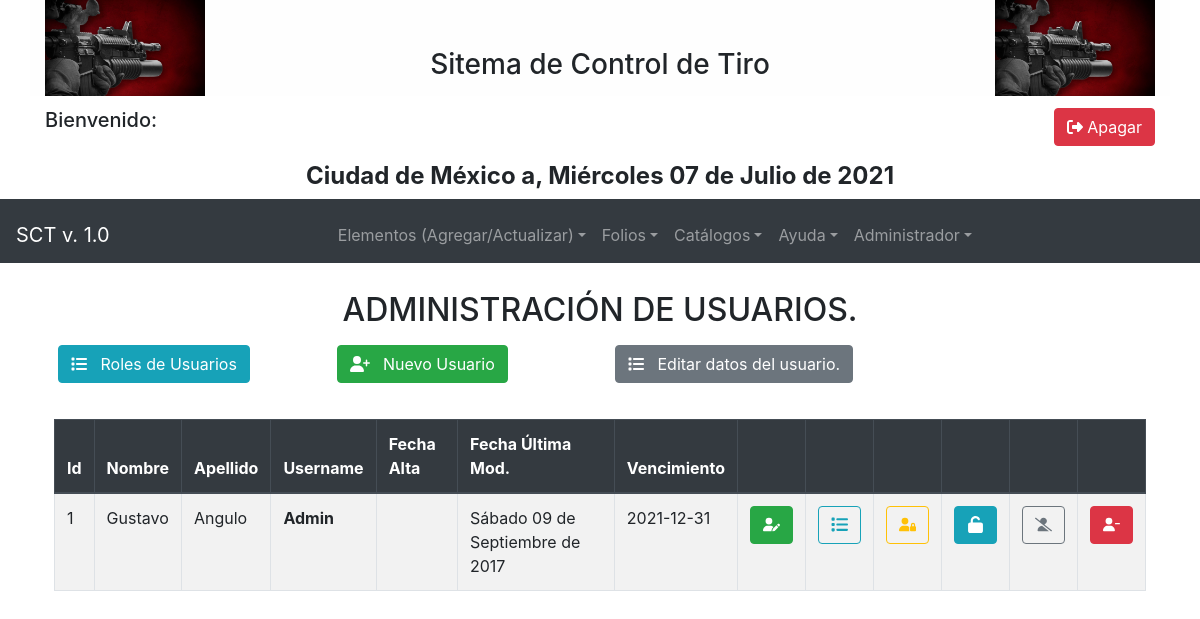
The page /users.php on the database its author committed.
### tables this page shows
CREATE TABLE IF NOT EXISTS `usuarios` (
  `id` int NOT NULL AUTO_INCREMENT,
  `nombre` varchar(30) NOT NULL,
  `apellido` varchar(30) NOT NULL,
  `username` varchar(30) NOT NULL,
  `idcatrol` int NOT NULL,
  `useractivado` int NOT NULL,
  `password` varchar(250) NOT NULL,
  `sesionactiva` int NOT NULL,
  `fechaalta` varchar(150) NOT NULL,
  `fechaultimamod` varchar(150) NOT NULL,
  `dfechavencimiento` date DEFAULT NULL,
  PRIMARY KEY (`id`),
  KEY `idcatrol` (`idcatrol`)
);

### conexion.php (called while the page is built, shortened)
<?php
    class Connectsisanti {
        public function __construct(){
            try{
            $this->conexionBBDD = new PDO("mysql:host=".DB_SERVER.";dbname=".DB_NOMBRE,DB_USUARIO,DB_PASS);
            $this->conexionBBDD->setAttribute(PDO::ATTR_ERRMODE, PDO::ERRMODE_EXCEPTION);
            $this->conexionBBDD->exec(DB_CHARSET);
            return $this->conexionBBDD;
            }catch (Exception $e){
                echo "<script> alert('ERROR EN LA CONEXION DE LA BASE DE DATOS\n VERIFIQUE CON EL ADMINISTRADOR');</script>";
            }
        }
    }
?>

### sqlmetodos.php (called while the page is built, shortened)
<?php
  require 'conexion.php';
    class Consultainfo extends Connectsisanti{
        public function get_informacion($sql){
            try{
                $query = $this->conexionBBDD->prepare($sql);
                $query->execute(array());
                $resultado = $query->fetchAll(PDO::FETCH_ASSOC);
                return $resultado;
                $this->conexionBBDD = null;
            }catch (Exception $e){
                die("Error con la Conexi&oacute;n de la BBDD de FUERZA DE TAREA".$e);
            }
        }
    }
?>

### users.php (the view, shortened to what this page needs)
<?php
include ("menu.php");
include ("heather-and-footer.php");
include ("sqlmetodos.php");
?>
<!DOCTYPE html>
<html lang="es">
	<body>
<?php
	$list_usuarios = new Consultainfo();
	$usuarios = $list_usuarios->get_informacion("select * from usuarios");
?>
<div class="container p-4">
	<div class="row p-1">
		<div class="col-md-12">
			<h2 class="text-center">ADMINISTRACI&Oacute;N DE USUARIOS.</h2>
		</div>
    </div>
    <div class="row p-1">
        <div class="col-md-3">
            <div class="form-group">
	            <button id="nuevorol" class="btn btn-info" onclick="verRoles()" data-toggle="tooltip" data-placement="bottom" title="Agregar">
		            <i class="fas fa-list"></i> &nbsp; Roles de Usuarios
                </button>
            </div>
        </div>
        <div class="col-md-3">
            <div class="form-group">
	            <button id="nuevousr" class="btn btn-success" onclick="newUser()" data-toggle="tooltip" data-placement="bottom" title="Operaciones">
		            <i class="fas fa-user-plus"></i> &nbsp; Nuevo Usuario
                </button>
            </div>
        </div>
        <div class="col-md-6">
			<div class="form-group">
	            <button id="nuevorol" class="btn btn-secondary" onclick="editUsuario()" data-toggle="tooltip" data-placement="bottom" title="Agregar">
		            <i class="fas fa-list"></i> &nbsp; Editar datos del usuario.
                </button>
            </div>
        </div>
    </div>
	<div class="row pt-3">
		<div class="col-md-12">
			<table id="tableUsuarios" class="table table-striped table-hover table-bordered">
				<thead class="thead-dark">
					<th>Id</th>
					<th>Nombre</th>
					<th>Apellido</th>
					<th>Username</th>
                    <th>Fecha Alta</th>
                    <th>Fecha &Uacute;ltima Mod.</th>
                    <th>Vencimiento</th>
                    <th></th>
                    <th></th>
                    <th></th>
                    <th></th>
					<th></th>
					<th></th>
				</thead>
				<tbody>
				<?php
					foreach($usuarios as $detusuarios):
				?>
					<tr>
						<td><?php echo $detusuarios["id"]; ?></td>
						<td><?php echo $detusuarios["nombre"]; ?></td>
                        <td><?php echo $detusuarios["apellido"]; ?></td>
                        <td><strong><?php echo $detusuarios["username"]; ?></strong></td>
                        <td><?php echo $detusuarios["fechaalta"]; ?></td>
                        <td><?php echo $detusuarios["fechaultimamod"]; ?></td>
                        <td><?php echo $detusuarios["dfechavencimiento"]; ?></td>
						<td>
							<div class="text-center">
                                <div class="form-group">
								    <button type="button" class="btn btn-success" id="consultaUsuario"
									    data-toggle="tooltip" data-placement="bottom" title="Actualizar" onclick="verRoles()">
									    <i class="fas fa-user-edit" style="width: 17px; height:17px;"></i>
								    </button>
                                </div>
							</div>
						</td>
						<td>
							<div class="text-center">
                                <div class="form-group">
								    <button type="button" class="btn btn-outline-info"
									    data-toggle="tooltip" data-placement="bottom" title="Roles de Usuario" onclick="consultaUsuario()">
									    <i class="fas fa-list" style="width: 17px; height:17px;"></i>
								    </button>
                                </div>
							</div>
                        </td>
                        <td>
							<div class="text-center">
                                <div class="form-group">
								    <button type="button" class="btn btn-outline-warning"
									    data-toggle="tooltip" data-placement="bottom" title="Reestablecer Password" onclick="consultaUsuario()">
									    <i class="fas fa-user-lock" style="width: 17px; height:17px;"></i>
								    </button>
                                </div>
							</div>
                        </td>
                        <td>
							<div class="text-center">
                                <div class="form-group">
								    <button type="button" class="btn btn-info"
									    data-toggle="tooltip" data-placement="bottom" title="Desbloquear Usuario" onclick="consultaGrado(<?php echo $detusuarios['id']; ?>)">
									    <i class="fas fa-unlock" style="width: 17px; height:17px;"></i>
								    </button>
                                </div>
							</div>
                        </td>
                        <td>
							<div class="text-center">
                                <div class="form-group">
								    <button type="button" class="btn btn-outline-secondary"
									    data-toggle="tooltip" data-placement="bottom" title="Bloquear Usuario" onclick="">
									    <i class="fas fa-user-slash" style="width: 17px; height:17px;"></i>
								    </button>
                                </div>
							</div>
						</td>
                        <td>
                            <div class="text-center">
                                <div class="form-group">
								    <button type="button" class="btn btn-danger"
									    data-toggle="tooltip" data-placement="bottom" title="Eliminar" onclick="">
									    <i class="fas fa-user-minus" style="width: 17px; height:17px;"></i>
								    </button>
							    </div>
                            </div>
						</td>
					</tr>
				<?php
					endforeach;
				?>
				</tbody>
			</table>
		</div>
	</div>
</div>
  </body>
</html>

### rows shown on the page
usuarios: id "1", nombre "Gustavo", apellido "Angulo", username "Admin", fechaultimamod "Sábado 09 de Septiembre de 2017", dfechavencimiento "2021-12-31"
